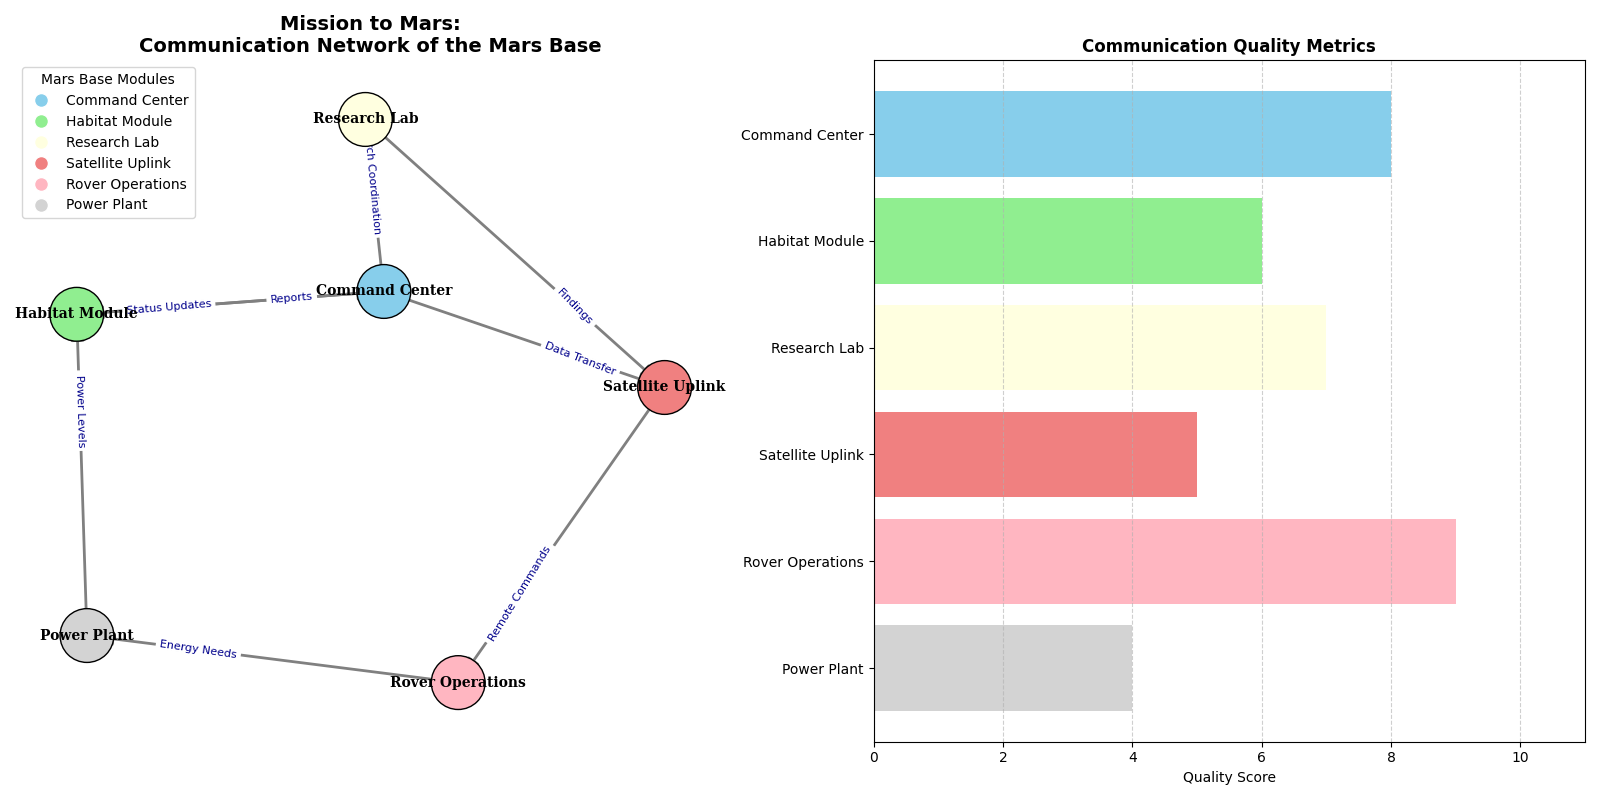

This figure's Python source:
import matplotlib.pyplot as plt
import networkx as nx
import numpy as np

# Title and Backstory:
# "Mission to Mars: Communication Network of the Mars Base"
# Imagine a futuristic scenario where a Mars base has been established. 
# Various modules and teams must communicate effectively to ensure the success of the mission.

# Define modules (nodes)
modules = [
    "Command Center", "Habitat Module", "Research Lab", 
    "Satellite Uplink", "Rover Operations", "Power Plant"
]

# Define the communication channels (directed edges)
communication_links = [
    ("Command Center", "Habitat Module"),
    ("Command Center", "Research Lab"),
    ("Command Center", "Satellite Uplink"),
    ("Habitat Module", "Command Center"),
    ("Research Lab", "Satellite Uplink"),
    ("Satellite Uplink", "Rover Operations"),
    ("Rover Operations", "Power Plant"),
    ("Power Plant", "Habitat Module")
]

# Create a directed graph
G = nx.DiGraph()
G.add_nodes_from(modules)
G.add_edges_from(communication_links)

# Position nodes using a spring layout
pos = nx.spring_layout(G, seed=42)

# Node colors based on module type
module_colors = {
    "Command Center": "skyblue", 
    "Habitat Module": "lightgreen", 
    "Research Lab": "lightyellow",
    "Satellite Uplink": "lightcoral", 
    "Rover Operations": "lightpink", 
    "Power Plant": "lightgray"
}
node_colors = [module_colors[module] for module in G.nodes]

# Edge labels with direction descriptions
edge_labels = {
    ("Command Center", "Habitat Module"): "Status Updates",
    ("Command Center", "Research Lab"): "Research Coordination",
    ("Command Center", "Satellite Uplink"): "Data Transfer",
    ("Habitat Module", "Command Center"): "Reports",
    ("Research Lab", "Satellite Uplink"): "Findings",
    ("Satellite Uplink", "Rover Operations"): "Remote Commands",
    ("Rover Operations", "Power Plant"): "Energy Needs",
    ("Power Plant", "Habitat Module"): "Power Levels"
}

# Communication Quality metrics for additional subplot
# Hypothetical data for simplicity of visualization
communication_quality = [8, 6, 7, 5, 9, 4, 8, 6]

# Create the plot with a grid layout
fig, axs = plt.subplots(1, 2, figsize=(16, 8))

# Original network plot
axs[0].set_title("Mission to Mars:\nCommunication Network of the Mars Base", fontsize=14, fontweight='bold')
nx.draw_networkx_nodes(G, pos, node_size=1500, node_color=node_colors, edgecolors='black', ax=axs[0])
nx.draw_networkx_edges(G, pos, arrowstyle='-|>', arrowsize=20, edge_color='gray', width=2, ax=axs[0])
nx.draw_networkx_labels(G, pos, font_size=10, font_family="serif", font_weight='bold', ax=axs[0])
nx.draw_networkx_edge_labels(G, pos, edge_labels=edge_labels, font_color='darkblue', font_size=8, label_pos=0.3, ax=axs[0])
axs[0].legend(
    handles=[plt.Line2D([0], [0], marker='o', color='w', markerfacecolor=color, markersize=10, label=module)
             for module, color in module_colors.items()],
    title='Mars Base Modules',
    loc='upper left'
)
axs[0].axis('off')

# Additional subplot: Communication Quality Bar Chart
axs[1].barh(modules, communication_quality[:len(modules)], color=[module_colors[module] for module in modules])
axs[1].set_title("Communication Quality Metrics", fontsize=12, fontweight='bold')
axs[1].set_xlabel("Quality Score")
axs[1].set_xlim(0, max(communication_quality) + 2)
axs[1].invert_yaxis()
axs[1].grid(axis='x', linestyle='--', alpha=0.6)

# Adjust layout for visualization
plt.tight_layout()
plt.show()
